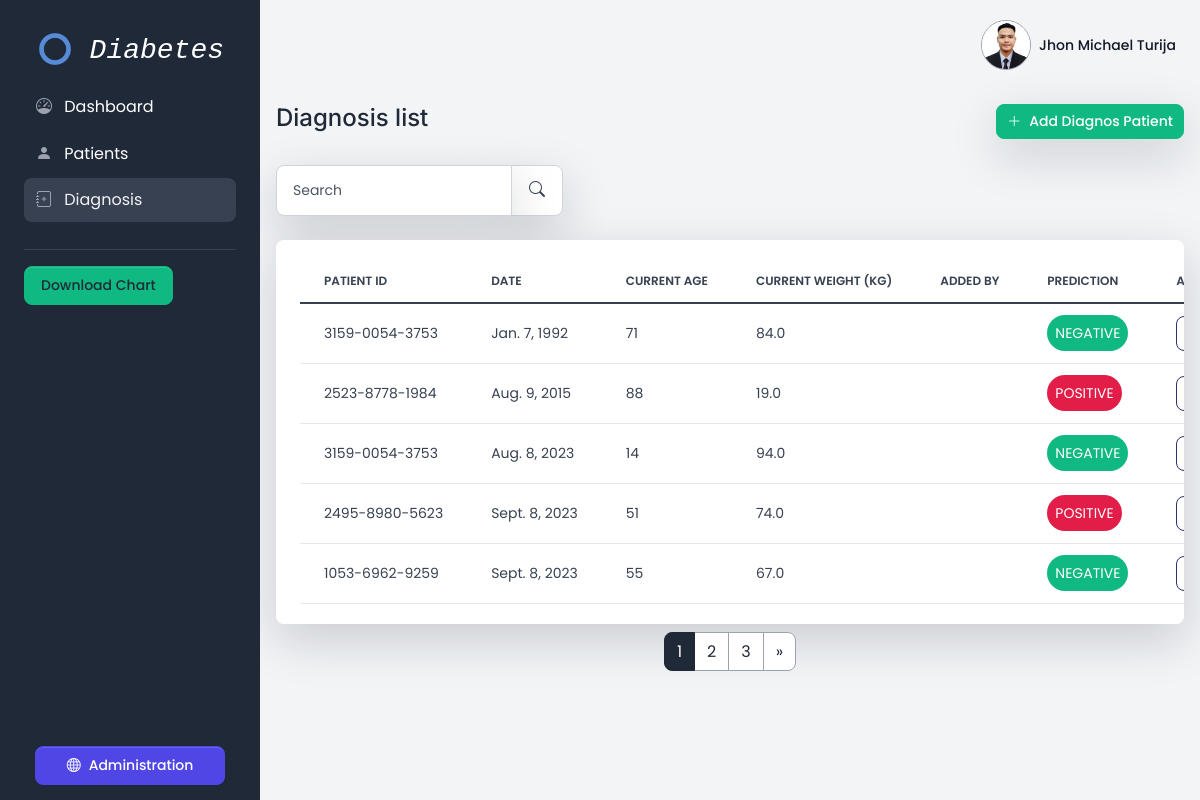
Before: /diagnosis/ (signed in) with the older database file.
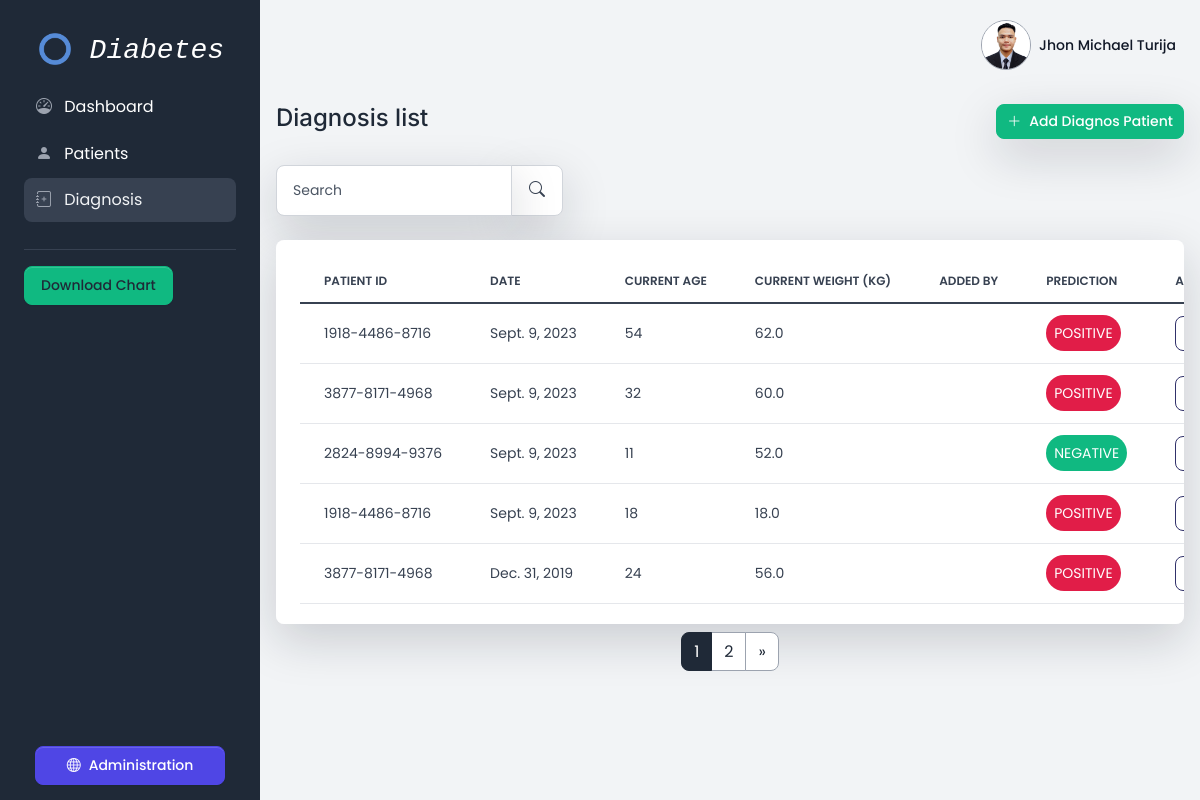
After: the same page with the newer database file.
### diabetes/models.py (models this page shows, shortened)
class Diagnosis(models.Model):
     added_by = models.ForeignKey(User, on_delete=models.SET_NULL, null=True)
     patient = models.ForeignKey(Patient, on_delete=models.CASCADE)
     description = models.TextField(blank=True, null=True)
     date = models.DateField()
     created_at = models.DateTimeField(auto_now_add=True)
     updated_at = models.DateTimeField(auto_now=True)
     current_age = models.IntegerField(verbose_name='Current Age')
     current_weight = models.DecimalField(max_digits=5, decimal_places=1, verbose_name='Current Weight (kg)')
     test_pregnancies = models.IntegerField(verbose_name='Pregnancies')
     test_glucose = models.IntegerField(verbose_name='Glucose')
     test_blood_pressure = models.IntegerField(verbose_name='Blood Pressure')
     test_skin_thickness = models.IntegerField(verbose_name='Skin Thickness')
     test_insulin = models.IntegerField(verbose_name='Insulin')
     test_bmi = models.DecimalField(decimal_places=1, max_digits=5 ,verbose_name='BMI')
     test_diabetes_pedigree_function = models.DecimalField(decimal_places=3, max_digits=5 ,verbose_name='Diabetes Pedigree Function')
     prediction_result = models.BooleanField(null=True, blank=True, verbose_name='Prediction')
     class Meta:
          verbose_name_plural = 'Diagnosis'

class Patient(models.Model):
     added_by = models.ForeignKey(User, on_delete=models.SET_NULL, null=True)
     custom_patient_id = models.CharField(max_length=14, unique=True, default=generate_unique_id, verbose_name='Patient ID')
     first_name = models.CharField(max_length=255, verbose_name='First name')
     middle_name = models.CharField(max_length=255, null=True, blank=True, verbose_name='Middle name')
     last_name = models.CharField(max_length=255, verbose_name='Last name')
     sex = models.CharField(max_length=1,choices=(('M','M'),('F','F')))
     address = models.CharField(max_length=255, null=True, blank=True)
     barangay = models.ForeignKey(Barangay, on_delete=models.CASCADE)
     created_at = models.DateTimeField(auto_now_add=True)
     updated_at = models.DateTimeField(auto_now=True)

### diabetes/views.py (the view)
# urls.py: path('diagnosis/', views.diagnosis_index, name='diagnosis'),
@login_required(login_url='/login')
def diagnosis_index(request):
     search = request.GET.get('search')
     if search:
          queryset = Diagnosis.objects.filter(Q(patient__custom_patient_id__icontains=search) | Q(date__icontains=search)).order_by('-updated_at')
     else:
          search = ''
          queryset = Diagnosis.objects.all().order_by('-updated_at')
     items_per_page = 5
     paginator = Paginator(queryset, items_per_page)
     page_number = request.GET.get('page')
     diagnosis = paginator.get_page(page_number)
     return render(request, 'diabetes/diagnosis-index.html',{'diagnosis': diagnosis, 'search': search})

### diabetes/templates/diabetes/diagnosis-index.html (shortened to what this page needs)
{% extends 'diabetes/base.html' %}
{% block content %}
<x-app-layout>
	<div class="d-flex justify-content-between flex-wrap flex-md-nowrap align-items-center py-4">
		<div class="d-block mb-md-0">
			<h2 class="h4">Diagnosis list</h2>
		</div>
		<div class="btn-toolbar mb-2 mb-md-0">
			<a href="{% url 'diagnosis-create' %}" class="btn btn-sm btn-success shadow-lg d-inline-flex align-items-center text-white animate-up-1">
				<i class="icon icon-xs me-2 bi bi-plus-lg"></i>
				Add Diagnos Patient
			</a>
		</div>
	</div>
	<div class="table-settings mb-4">
		<div class="row align-items-center justify-content-between">
			<div class="col col-md-6 col-lg-3 col-xl-4">
				<form action="" method="GET">
					<div class="input-group me-2 me-lg-3 fmxw-400">
						<input type="text" name="search" value="{{ search }}" class="form-control shadow-lg" placeholder="Search">
						<span class="input-group-text shadow-lg">
							<button type="submit" class="btn btn-xs">
								<i class="icon fs-6 bi bi-search"></i>
							</button>
						</span>
					</div>
				</form>
			</div>
		</div>
	</div>
	<div class="card card-body border-0 shadow-lg table-wrapper table-responsive mb-2">
		<table class="table table-hover">
			<thead>
				<tr>
					<th class="border-gray-200">Patient ID</th>
					<th class="border-gray-200">Date</th>
					<th class="border-gray-200">Current Age</th>
					<th class="border-gray-200">Current Weight (kg)</th>
					<th class="border-gray-200">Added by</th>
					<th class="border-gray-200">Prediction</th>
					<th class="border-gray-200">Action</th>
				</tr>
			</thead>
			<tbody>
				{% for diagnos in diagnosis %}
					<tr>
						<td valign="middle">
							<span class="fw-normal">{{ diagnos.patient.custom_patient_id }}</span>
						</td>
						<td valign="middle"><span class="fw-normal">{{ diagnos.date }}</span></td>
						<td valign="middle"><span class="fw-normal">{{ diagnos.current_age }}</span></td>
						<td valign="middle"><span class="fw-normal">{{ diagnos.current_weight }}</span></td>
						<td valign="middle"></td>
						<td valign="middle"><span class="fw-normal">{% if diagnos.prediction_result == True %}<span class="bg-danger rounded-pill text-white p-2 ">POSITIVE</span>{% else %}<span class="bg-success text-white rounded-pill p-2">NEGATIVE</span>{% endif %}</span></td>
						<td valign="middle">
							<a href="{% url 'diagnosis-update' diagnos.pk %}" class="btn btn-sm btn-pill btn-outline-tertiary">Show</a>
						</td>
					</tr>
				{% endfor %}
			</tbody>
		</table>
	</div>
	<div class="d-flex justify-content-center">
		<nav aria-label="Page navigation example">
			<ul class="pagination">
			    {% for num in diagnosis.paginator.page_range %}
				   {% if num > diagnosis.number|add:'-3' and num < diagnosis.number|add:'3' %}
					  {% if num == diagnosis.number %}
							{% if diagnosis.paginator.num_pages != 1 %}
							    <li class="page-item active"><span class="page-link">{{ num }}</span></li>
							{% endif %}
					  {% else %}
						 <li class="page-item"><a class="page-link" href="?page={{ num }}{% if search %}&search={{ search }}{% endif %}">{{ num }}</a></li>
					  {% endif %}
				   {% endif %}
			    {% endfor %}
			    {% if diagnosis.has_next %}
				   <li class="page-item"><a class="page-link" href="?page={{ diagnosis.next_page_number }}{% if search %}&search={{ search }}{% endif %}">»</a></li>
			    {% endif %}
			</ul>
		 </nav>
		</div>
</x-app-layout>
{% endblock %}

Changed rows visible on the page:
removed Diagnosis: patient.custom_patient_id "3159-0054-3753", date "Jan. 7, 1992", current_age "71", current_weight "84.0", prediction_result "NEGATIVE"
removed Diagnosis: patient.custom_patient_id "2523-8778-1984", date "Aug. 9, 2015", current_age "88", current_weight "19.0", prediction_result "POSITIVE"
removed Diagnosis: patient.custom_patient_id "3159-0054-3753", date "Aug. 8, 2023", current_age "14", current_weight "94.0", prediction_result "NEGATIVE"
removed Diagnosis: patient.custom_patient_id "2495-8980-5623", date "Sept. 8, 2023", current_age "51", current_weight "74.0", prediction_result "POSITIVE"
removed Diagnosis: patient.custom_patient_id "1053-6962-9259", date "Sept. 8, 2023", current_age "55", current_weight "67.0", prediction_result "NEGATIVE"
added Diagnosis: patient.custom_patient_id "1918-4486-8716", date "Sept. 9, 2023", current_age "54", current_weight "62.0", prediction_result "POSITIVE"
added Diagnosis: patient.custom_patient_id "3877-8171-4968", date "Sept. 9, 2023", current_age "32", current_weight "60.0", prediction_result "POSITIVE"
added Diagnosis: patient.custom_patient_id "2824-8994-9376", date "Sept. 9, 2023", current_age "11", current_weight "52.0", prediction_result "NEGATIVE"
added Diagnosis: patient.custom_patient_id "1918-4486-8716", date "Sept. 9, 2023", current_age "18", current_weight "18.0", prediction_result "POSITIVE"
added Diagnosis: patient.custom_patient_id "3877-8171-4968", date "Dec. 31, 2019", current_age "24", current_weight "56.0", prediction_result "POSITIVE"
Other visible differences:
list line gone: "3"
